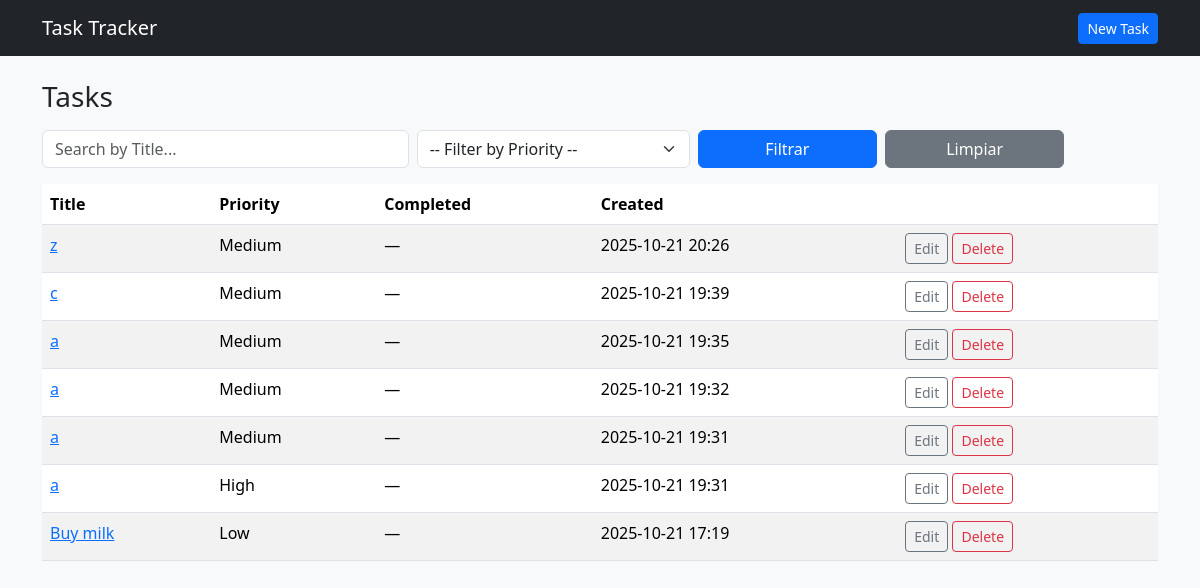
The page /tasks/ on the database as committed earlier.
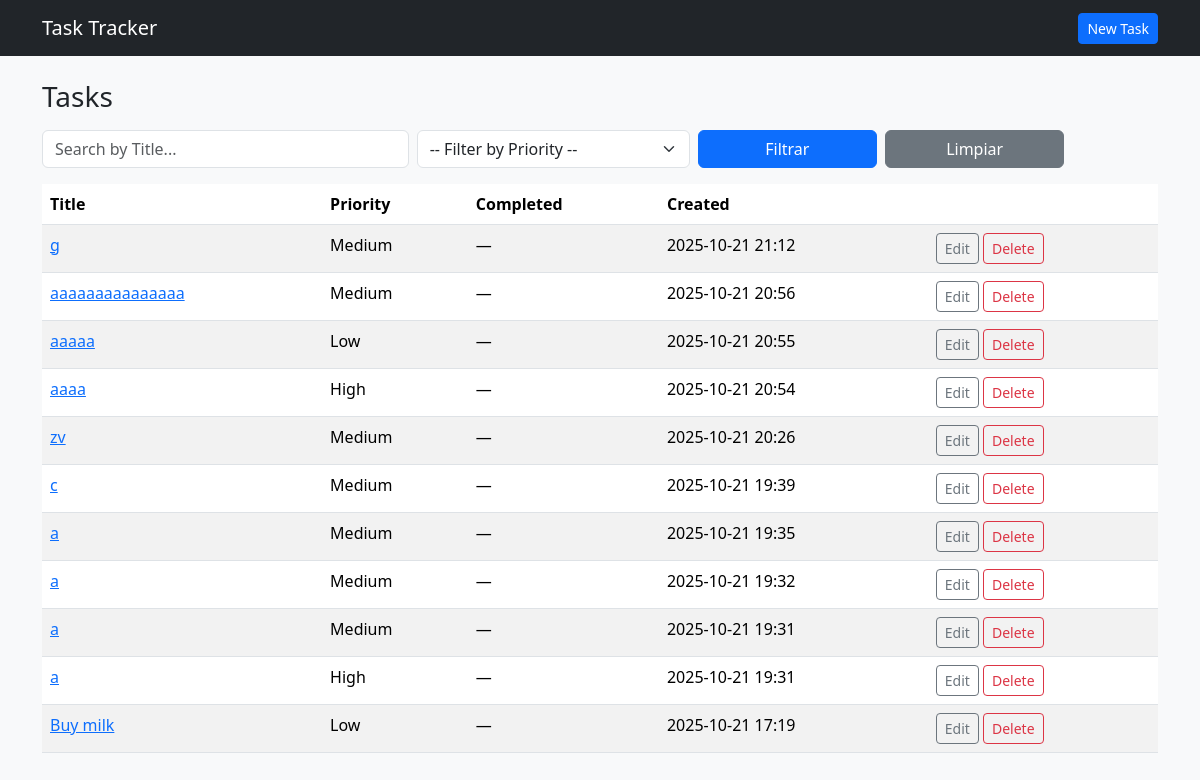
The same page on the database as committed later.
### tasks/models.py (models this page shows, shortened)
class Task(models.Model):
    PRIORITY_LOW = 'low'
    PRIORITY_MEDIUM ='medium'
    PRIORITY_HIGH = 'high'
    PRIORITY_CHOICES = [
        (PRIORITY_LOW, 'Low'),
        (PRIORITY_MEDIUM, 'Medium'),
        (PRIORITY_HIGH, 'High'),
    ]
    title = models.CharField(max_length=100)
    description = models.TextField(blank=True)
    priority = models.CharField(max_length=10, choices=PRIORITY_CHOICES, default=PRIORITY_MEDIUM)
    is_completed = models.BooleanField(default=False)
    created_at = models.DateTimeField(auto_now_add=True)

### tasks/views.py (the view)
# urls.py: path("tasks/",views.task_list, name = "task_list"),
def task_list(request):
    tasks = Task.objects.all().order_by('-created_at')
    search_query = request.GET.get('search', '')
    priority_filter = request.GET.get('priority', '')
    if search_query:
        tasks = tasks.filter(title__icontains=search_query)
    if priority_filter:
        tasks = tasks.filter(priority=priority_filter)
    context = {
        'tasks': tasks,
        'search_query': search_query,
        'priority_filter': priority_filter,
    }
    return render(request, 'tasks_list.html', context)

### tasks/templates/tasks_list.html (shortened to what this page needs)
{% extends "base.html" %}
{% block content %}
<h1 class="h3 mb-3">Tasks</h1>
{% if tasks %}
<div class="mb-3" >
  <form method="get" class="form-inline">
    <div class="row g-2">
      <div class="col-md-4">
        <input type="text" name="search" class="form-control" placeholder="Search by Title..." value="{{ search_query }}">
      </div>
      <div class="col-md-3">
        <select name="priority" class="form-select">
          <option value="">-- Filter by Priority --</option>
        </select>
      </div>
      <div class="col-md-2">
        <button type="submit" class="btn btn-primary w-100">Filtrar</button>
      </div>
      <div class="col-md-2">
        <a href="{% url 'task_list' %}" class="btn btn-secondary w-100">Limpiar</a>
      </div>
    </div>
  </form>
</div>
    <div class="table-responsive">
        <table class="table table-striped aling-middle">
            <thead>
                <tr>
                   <th>Title</th>
                   <th>Priority</th>
                   <th>Completed</th>
                   <th>Created</th>
                   <th></th>
                </tr>
            </thead>
            <tbody>
                {% for t in tasks %}
                <tr>
                    <td><a href="{% url 'task_detail' t.pk %}">{{ t.title }}</a></td>
                    <td>{{t.get_priority_display }}</td>
                    <td>{% if t.is_completed %} OK {% else %}—{% endif %}</td>
                    <td>{{t.created_at|date:"Y-m-d H:i"}}</td>
                    <td>
                        <a class="btn btn-sm btn-outline-secondary" href="{% url 'task_update' t.pk%}">Edit</a>
                        <a class="btn btn-sm btn-outline-danger" href="{% url 'task_delete' t.pk %}">Delete</a>
                    </td>
                </tr>
                {% endfor %}
            </tbody>
        </table>
    </div>
{% else %}
    <div class="alert alert-info">No tasks yet. <a href="{% url 'task_create' %}">Create one</a>.</div>
{% endif %}
{% endblock %}

### tasks/templates/base.html (shortened to what this page needs)
<!doctype html>
<html lang="en">
<head>
    <link href="https://cdn.jsdelivr.net/npm/bootstrap@5.3.3/dist/css/bootstrap.min.css" rel="stylesheet">
</head>
<body class="bg-light">
    <nav class="navbar navbar-expand-lg navbar-dark bg-dark">
        <div class="container">
            <a class="navbar-brand" href="{% url 'task_list' %}"> Task Tracker  </a>
            <div>
                <a class="btn btn-sm btn-primary" href="{% url 'task_create' %}">New Task</a>
            </div>
        </div>
    </nav>
<main class="container my-4">
  {% block content %}{% endblock %}
</main>
</body>
</html>

Rows that differ between the two databases and show on the page:
added Task: title "g", priority "Medium", created_at "2025-10-21 21:12"
added Task: title "aaaaaaaaaaaaaaa", priority "Medium", created_at "2025-10-21 20:56"
added Task: title "aaaaa", priority "Low", created_at "2025-10-21 20:55"
added Task: title "aaaa", priority "High", created_at "2025-10-21 20:54"
changed Task (number 5 of 11 on the later page): title "z" → "zv"
